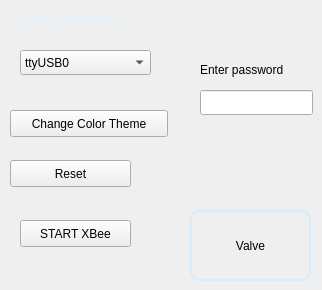
   <widget class="QWidget" name="tab">
    <attribute name="title">
     <string>Config</string>
    </attribute>
    <widget class="QLabel" name="label_12">
     <property name="geometry">
      <rect>
       <x>20</x>
       <y>10</y>
       <width>181</width>
       <height>20</height>
      </rect>
     </property>
     <property name="styleSheet">
      <string notr="true">color: rgb(221, 242, 255);</string>
     </property>
     <property name="text">
      <string>Serial port selection</string>
     </property>
    </widget>
    <widget class="QComboBox" name="serialport_selector">
     <property name="geometry">
      <rect>
       <x>20</x>
       <y>50</y>
       <width>131</width>
       <height>25</height>
      </rect>
     </property>
     <item>
      <property name="text">
       <string>ttyUSB0</string>
      </property>
     </item>
     <item>
      <property name="text">
       <string>ttyUSB1</string>
      </property>
     </item>
     <item>
      <property name="text">
       <string>ttyS3</string>
      </property>
     </item>
     <item>
      <property name="text">
       <string>ttyS6</string>
      </property>
     </item>
    </widget>
    <widget class="QPushButton" name="valve_button">
     <property name="geometry">
      <rect>
       <x>190</x>
       <y>210</y>
       <width>121</width>
       <height>71</height>
      </rect>
     </property>
     <property name="styleSheet">
      <string notr="true">QPushButton{
qproperty-icon: url(:/assets/valve.png);
qproperty-iconSize: 54px;
font: 18pt &quot;MS Shell Dlg 2&quot;;
border: 2px solid;
border-color: rgb(215, 237, 252);
border-radius: 10px;
}
QPushButton:hover {
background-color: rgb(35, 35, 35); 
border: 3px solid;
border-color: rgb(215, 237, 252);
}
QPushButton:pressed {
border: 4px solid;
border-color: rgb(92, 242, 135);
}
</string>
     </property>
     <property name="text">
      <string>Valve</string>
     </property>
    </widget>
    <widget class="QLabel" name="label_61">
     <property name="geometry">
      <rect>
       <x>200</x>
       <y>60</y>
       <width>111</width>
       <height>20</height>
      </rect>
     </property>
     <property name="text">
      <string>Enter password</string>
     </property>
    </widget>
    <widget class="QLineEdit" name="lineEdit_3">
     <property name="geometry">
      <rect>
       <x>200</x>
       <y>90</y>
       <width>113</width>
       <height>25</height>
      </rect>
     </property>
     <property name="text">
      <string/>
     </property>
     <property name="readOnly">
      <bool>false</bool>
     </property>
    </widget>
    <widget class="QPushButton" name="change_theme">
     <property name="geometry">
      <rect>
       <x>10</x>
       <y>110</y>
       <width>158</width>
       <height>27</height>
      </rect>
     </property>
     <property name="text">
      <string>Change Color Theme</string>
     </property>
    </widget>
    <widget class="QPushButton" name="reset_button">
     <property name="geometry">
      <rect>
       <x>10</x>
       <y>160</y>
       <width>121</width>
       <height>27</height>
      </rect>
     </property>
     <property name="toolTip">
      <string>Resets saved data</string>
     </property>
     <property name="text">
      <string>Reset</string>
     </property>
    </widget>
    <widget class="QPushButton" name="xbee_button">
     <property name="geometry">
      <rect>
       <x>20</x>
       <y>220</y>
       <width>111</width>
       <height>27</height>
      </rect>
     </property>
     <property name="minimumSize">
      <size>
       <width>100</width>
       <height>0</height>
      </size>
     </property>
     <property name="text">
      <string>START XBee</string>
     </property>
    </widget>
   </widget>
